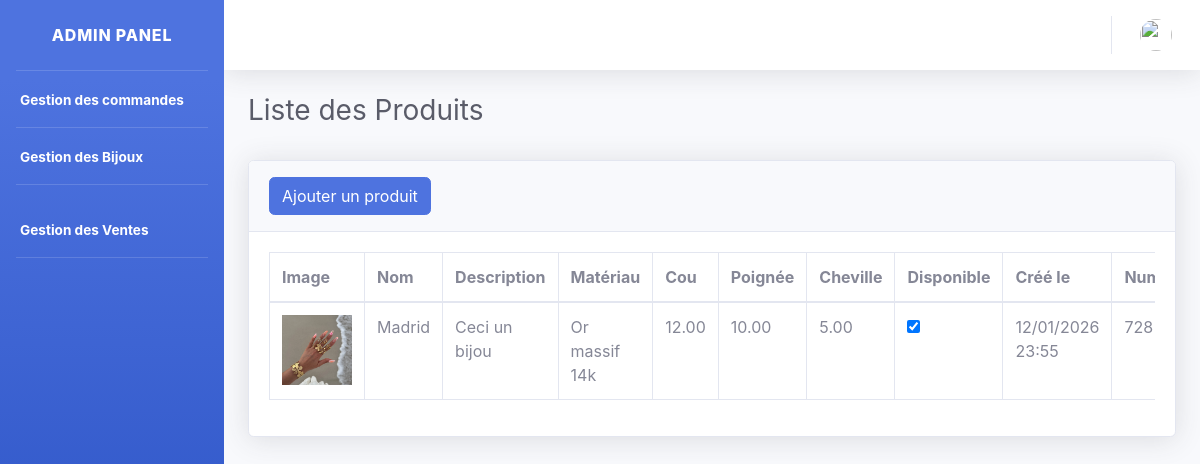
The page /gestion/product/ (signed in) on the database its author committed.
### gestion/models.py (models this page shows, shortened)
class Product(models.Model):
    name = models.CharField(max_length=200, db_index=True)
    image = models.ImageField(upload_to='products/', blank=True)
    description = models.TextField(blank=True)
    cou = models.DecimalField(max_digits=10, decimal_places=2)
    poignee = models.DecimalField(max_digits=10, decimal_places=2)
    cheville = models.DecimalField(max_digits=10, decimal_places=2)
    available = models.BooleanField(default=True)
    created = models.DateTimeField(auto_now_add=True)
    updated = models.DateTimeField(auto_now=True)
    materiaux_choices = [
        ('Or massif 14k', 'Or massif 14k'),
        ('Or massif 10k', 'Or massif 10k'),
        ('Or rempli / Gold filled', 'Or rempli / Gold filled'),
        ('Argent sterling', 'Argent sterling'),
        ('Charms', 'Charms'),
        ('Tennis', 'Tennis'),
    ]
    materiaux = models.CharField(choices=materiaux_choices, max_length=50, default='Non defini')
    numero = models.IntegerField(null=True, unique=True)

### gestion/views.py (the view)
# urls.py: path("product/", views.product, name="product"),
@login_required
def product(request):
    product=Product.objects.all()
    context={
        'products':product,
    }
    return render(request,"admin/products.html",context)

### myapp/templates/admin/products.html (shortened to what this page needs)
{% extends 'admin_base.html' %}
{% load static %}
{% block content %}
<div class="container-fluid">
    <h1 class="h3 mb-2 text-gray-800">Liste des Produits</h1>
    <br>
    <div class="card shadow mb-4">
        <div class="card-header py-3">
            <a href="{% url 'add_product' %}" class="btn btn-primary">Ajouter un produit</a>
        </div>
        <div class="card-body">
            <div class="table-responsive">
                <table class="table table-bordered" id="dataTable" width="100%" cellspacing="0">
                    <thead>
                        <tr>
                            <th>Image</th>
                            <th>Nom</th>
                            <th>Description</th>
                            <th>Matériau</th>
                            <th>Cou </th>
                            <th>Poignée </th>
                            <th>Cheville</th>
                            <th>Disponible</th>
                            <th>Créé le</th>
                            <th>Numéro</th>
                        </tr>
                    </thead>
                    <tbody>
                        {% for product in products %}
                        <tr>
                            <td>
                                {% if product.image %}
                                    <img src="{{ product.image.url }}" alt="{{ product.name }}" width="70">
                                {% else %}
                                    Aucune image
                                {% endif %}
                            </td>
                            <td>{{ product.name }}</td>
                            <td>{{ product.description|truncatewords:10 }}</td>
                            <td>{{ product.materiaux }}</td>
                            <td>{{ product.cou }}</td>
                            <td>{{ product.poignee }}</td>
                            <td>{{ product.cheville }}</td>
                            <td>
                                <form method="POST" action="{% url 'available' product.id %}">
                                    <input
                                        type="checkbox"
                                        onchange="this.form.submit()"
                                        {% if product.available %}checked{% endif %}
                                        title="Disponible ?"
                                    >
                                </form>
                            </td>
                            <td>{{ product.created|date:"d/m/Y H:i" }}</td>
                            <td>{{ product.numero }}</td>
                        </tr>
                        {% endfor %}
                    </tbody>
                </table>
            </div>
        </div>
    </div>
</div>
{% endblock %}

### myapp/templates/admin_base.html (shortened to what this page needs)
<!DOCTYPE html>
<html lang="en">
<head>
    {% load static %}
    <link href="{% static "assets/css/sb-admin-2.min.css" %}" rel="stylesheet">
    <link href="{% static "assets/vendor/datatables/dataTables.bootstrap4.min.css" %}" rel="stylesheet">
</head>
<body id="page-top">
    <div id="wrapper">
        <ul class="navbar-nav bg-gradient-primary sidebar sidebar-dark accordion" id="accordionSidebar">
            <a class="sidebar-brand d-flex align-items-center justify-content-center" href={% url "admin" %}>
                <div class="sidebar-brand-text mx-3">admin Panel</div>
             <hr class="sidebar-divider my-0">
             <li class="nav-item active">
                <a class="nav-link" href={% url "orders" %}>
                    <span>Gestion des commandes</span></a>
            </li>
            <hr class="sidebar-divider my-0">
            <li class="nav-item active">
                <a class="nav-link" href={% url "product" %}>
                    <span>Gestion des Bijoux</span></a>
            </li>
            <hr class="sidebar-divider d-none d-md-block">
            <li class="nav-item active">
                <a class="nav-link" href={% url "sales" %}>
                    <span>Gestion des Ventes</span></a>
            </li>
            <hr class="sidebar-divider d-none d-md-block">
        </ul>
        <div id="content-wrapper" class="d-flex flex-column">
            <div id="content">
                <nav class="navbar navbar-expand navbar-light bg-white topbar mb-4 static-top shadow">
                    <ul class="navbar-nav ml-auto">
                        <li class="nav-item dropdown no-arrow">
                            <a class="nav-link dropdown-toggle" href="#" id="userDropdown" role="button"
                                data-toggle="dropdown" aria-haspopup="true" aria-expanded="false">
                                <img class="img-profile rounded-circle"
                                    src="{%static "assets/img/undraw_profile.svg" %}">
                            </a>
                        </li>
                    </ul>
                </nav>
{% block content %}
{% endblock %}
</body>
</html>

### rows shown on the page
Product: image (picture), name "Madrid", description "Ceci un bijou", materiaux "Or massif 14k", cou "12.00", poignee "10.00", cheville "5.00", available "☑", created "12/01/2026 23:55", numero "728"
